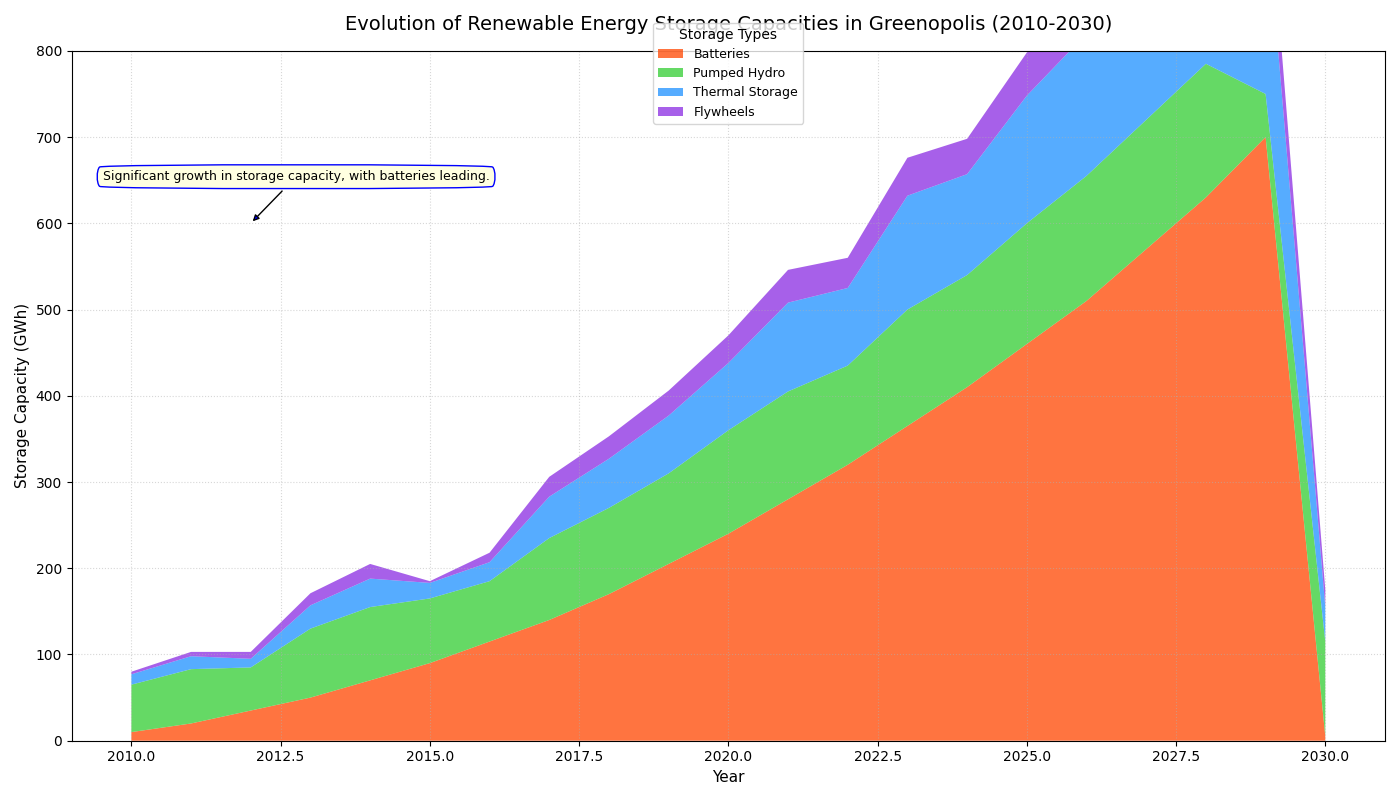

Python code for this plot:
import matplotlib.pyplot as plt
import numpy as np

years = np.arange(2010, 2031)

batteries_altered = np.array([10, 20, 35, 50, 70, 90, 115, 140, 170, 205, 240, 280, 320, 365, 410, 460, 510, 570, 630, 700, 5])
pumped_hydro_altered = np.array([55, 63, 50, 80, 85, 75, 70, 95, 100, 105, 120, 125, 115, 135, 130, 140, 145, 150, 155, 50, 110])
thermal_storage_altered = np.array([12, 15, 10, 27, 33, 18, 22, 48, 57, 67, 78, 103, 90, 132, 117, 148, 165, 183, 202, 222, 40])
flywheels_altered = np.array([3, 5, 8, 14, 17, 2, 11, 23, 26, 29, 32, 38, 35, 44, 41, 50, 47, 53, 56, 59, 20])

storage_data = np.vstack((batteries_altered, pumped_hydro_altered, thermal_storage_altered, flywheels_altered))

fig, ax1 = plt.subplots(figsize=(14, 8))

colors = ['#FF4500', '#32CD32', '#1E90FF', '#8A2BE2']  # Random colors
ax1.stackplot(years, storage_data, labels=['Batteries', 'Pumped Hydro', 'Thermal Storage', 'Flywheels'], 
              colors=colors, alpha=0.75)

ax1.set_title('Evolution of Renewable Energy Storage Capacities in Greenopolis (2010-2030)', 
              fontsize=14, fontweight='normal', pad=15)
ax1.set_xlabel('Year', fontsize=11)
ax1.set_ylabel('Storage Capacity (GWh)', fontsize=11)

ax1.legend(loc='upper center', fontsize=9, bbox_to_anchor=(0.5, 1.05), title='Storage Types')

ax1.grid(True, linestyle=':', alpha=0.5)

ax1.set_ylim(0, 800)

summary_text = "Significant growth in storage capacity, with batteries leading."
ax1.annotate(summary_text, xy=(2012, 600), xytext=(2016, 650),
             bbox=dict(boxstyle="round4,pad=0.5", edgecolor='blue', facecolor='lightyellow'),
             arrowprops=dict(facecolor='blue', arrowstyle='-|>'),
             fontsize=9, ha='right')

plt.tight_layout()

plt.show()
